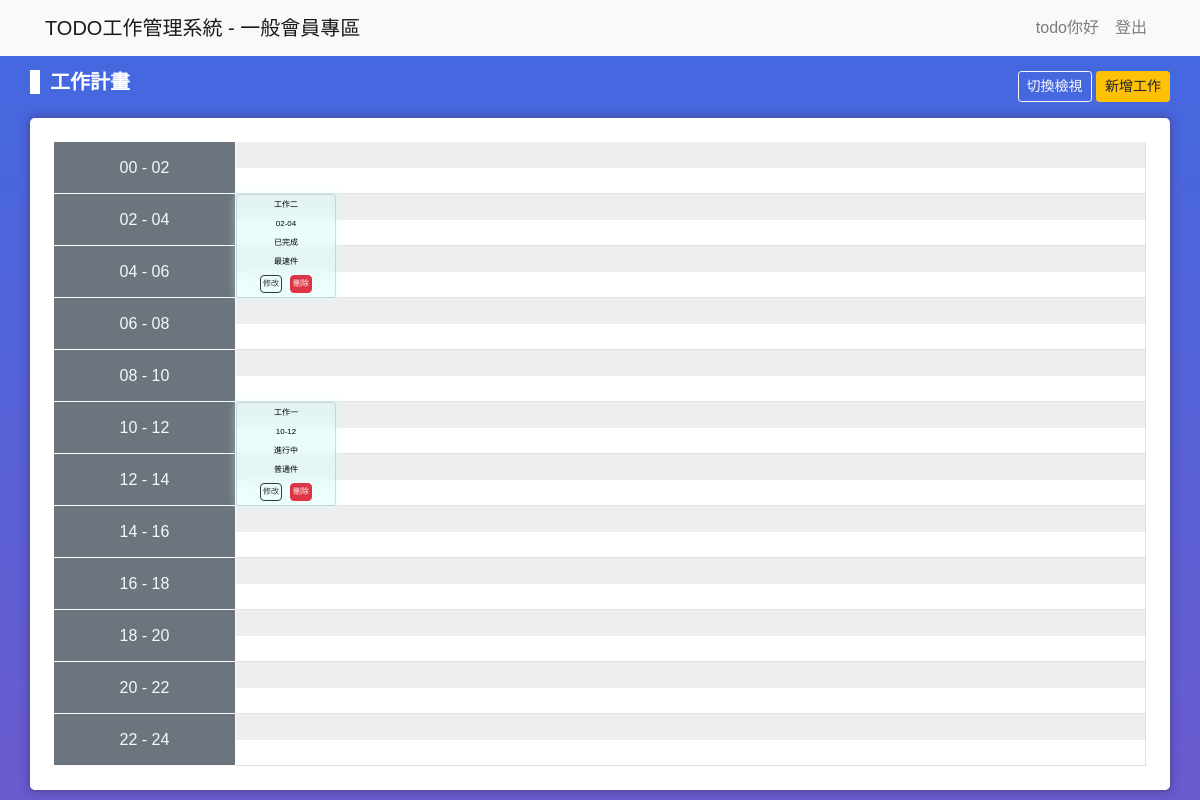
Page /todo_list.php (signed in) on the committed database.
### tables this page shows
CREATE TABLE `todo_list` (
  `id` int(10) UNSIGNED NOT NULL,
  `title` varchar(50) NOT NULL,
  `start` varchar(10) NOT NULL,
  `end` varchar(10) NOT NULL,
  `content` text NOT NULL,
  `created_at` datetime NOT NULL,
  `status` int(50) NOT NULL,
  `usetodo` int(5) NOT NULL
);

CREATE TABLE `status` (
  `code` int(1) NOT NULL,
  `code_name` varchar(10) NOT NULL
);

CREATE TABLE `usetodo` (
  `codes` int(5) NOT NULL,
  `codes_name` varchar(5) NOT NULL
);

### todo_list.php (the view, shortened to what this page needs)
<?php
require_once("pdo.php");
$sql = "SELECT * FROM todo_list
        JOIN status ON todo_list.status = status.code
        JOIN usetodo ON todo_list.usetodo = usetodo.codes";
$result = $pdo->query($sql)->fetchAll(PDO::FETCH_ASSOC);
?>
<!DOCTYPE html>
<html lang="en">
<head>
    <link rel="stylesheet" href="asset/bootstrap.css">
    <link rel="stylesheet" href="./css/todo_list.css">
    <link rel="stylesheet" href="./css/all.min.css">
</head>
<body>
    <nav class="navbar navbar-expand-lg navbar-light bg-light fixed-top">
        <div class="container">
            <a class="navbar-brand" href="javascript:;">TODO工作管理系統 -
                <?php
                if ($_SESSION["AUTH"]["role"] == 0) {
                    echo '管理者專區';
                } else {
                    echo '一般會員專區';
                }
                ?></a>
            <div class="collapse navbar-collapse" id="navbarScroll">
                <ul class="navbar-nav ml-auto my-2 my-lg-0 navbar-nav-scroll " style="max-height: 100px;">
                    <li class="nav-item">
                        <div class="nav-link">
                            <?php
                            if (isset($_SESSION["AUTH"])) {
                                echo $_SESSION["AUTH"]["user"] . "你好";
                            }
                            ?>
                        </div>
                    </li>
                    <li class="nav-item">
                        <?php
                        if (isset($_SESSION["AUTH"])) {
                            echo '<a class="nav-link" href="logout.php">登出</a>';
                        }
                        ?>
                    </li>
                </ul>
            </div>
        </div>
    </nav>
    <div class="container">
        <div class="wrapper">
            <div class="row align-items-center justify-content-between mb-3">
                <h5 class="font-weight-bolder text-center text-white border-start">工作計畫</h5>
                <div>
                    <button type="button" class="btn btn-sm btn-outline-light" id="switch">
                        切換檢視
                    </button>
                    <button type="button" class="btn btn-sm btn-warning" data-toggle="modal" data-target="#exampleModal">
                        新增工作
                    </button>
                </div>
            </div>
            <div id="container">
                <div class="row p-4 bg-white rounded-lg t-shadow">
                    <div class="table-left col-md-2 text-light bg-secondary p-0">
                        <?php
                        for ($i = 0; $i < 24; $i = $i + 2) {
                            $hours = sprintf("%02d - %02d", $i, ($i + 2));
                        ?>
                            <div style="height:6.5vh" class="d-flex align-items-center justify-content-center border-right border-bottom border-light"><?= $hours; ?></div>
                        <?php
                        }
                        ?>
                    </div>
                    <div class="table-right col-10 p-0">
                        <?php
                        for ($i = 0; $i < 24; $i++) {
                            $hour = sprintf("%02d", $i);
                            $bottom = ($i % 2 == 1) ? 'border-bottom' : '';
                        ?>
                            <div data-hours="<?= $hour; ?>" class="time-line d-100 border-right <?= $bottom; ?> border-gray position-relative" style="height:3.25vh">
                                <div class="content-grid content-box">
                                    <?php
                                    foreach ($result as $row) {
                                        if ($row["start"] == $hour) {
                                    ?>
                                            <div class="card position-absolute" style="height: 13vh; z-index: 1000;" draggable="true" data-id="<?= $row['id'] ?>" data-start="<?= $row['start'] ?>">
                                                <span><?php echo $row["title"] ?></span>
                                                <div class='job-duration'><?php echo $row['start'] . "-" . $row['end'] ?></div>
                                                <div><?= $row['code_name'] ?></div>
                                                <div><?= $row['codes_name'] ?></div>
                                                <div class="d-flex">
                                                    <div><a class="btn btn-outline-dark" href="todo_edit.php?id=<?php echo $row["id"] ?>">修改</a></div>
                                                    <div><a class="btn btn-danger" href="todo_delete.php?id=<?php echo $row["id"] ?>" onclick="return confirm('確定要刪除?')">刪除</a></div>
                                                </div>
                                            </div>
                                    <?php
                                        }
                                    }
                                    ?>
                                </div>
                            </div>
                        <?php } ?>
                    </div>
                </div>
            </div>
        </div>
    </div>
</body>
</html>

### css/todo_list.css (style rules this page uses)
* { padding: 0; margin: 0; box-sizing: border-box; }
body { font-family: "Noto Sans TC", sans-serif; background: linear-gradient(0deg, slateblue 0%, royalblue 100%); }
.wrapper { padding-top: 70px; }
.card { width: 100px; height: 100%; backdrop-filter: bluer(10px); background: rgba(0, 0, 0, .5); color: #fff; cursor: move; font-size: 8px; user-select: none; display: grid; place-items: center; }
.card .btn { font-size: 8px!important; padding: 2px!important; margin: 0 4px; }
.time-line:nth-child(odd) { background-color: orange; }

### todo_list.php (style rules this page uses)
body { height: 100vh; font-family: "Noto Sans TC", sans-serif; background: linear-gradient(0deg, slateblue 0%, royalblue 100%); }
.t-shadow { box-shadow: 0 0 10px darkslateblue; }
.time-line:nth-child(odd) { background-color: #eee; }
.card { width: 100px; height: 100%; backdrop-filter: blur(10px); background: rgba(200, 255, 255, .3); box-shadow: 0px 0px 10px rgba(200, 255, 255, .5); color: #000; cursor: move; font-size: 8px; user-select: none; display: grid; place-items: center; }
.border-start { border-left: 10px solid #fff; padding-left: 10px; }

### rows in the picture
todo_list: title "工作二", start "02", end "04", status.code_name "已完成", usetodo.codes_name "最速件"
todo_list: title "工作一", start "10", end "12", status.code_name "進行中", usetodo.codes_name "普通件"

### other values in the picture
$_SESSION["AUTH"]["user"] "todo"
$hours "00 - 02"
$hours "02 - 04"
$hours "04 - 06"
$hours "06 - 08"
$hours "08 - 10"
$hours "10 - 12"
$hours "12 - 14"
$hours "14 - 16"
$hours "16 - 18"
$hours "18 - 20"
$hours "20 - 22"
$hours "22 - 24"
